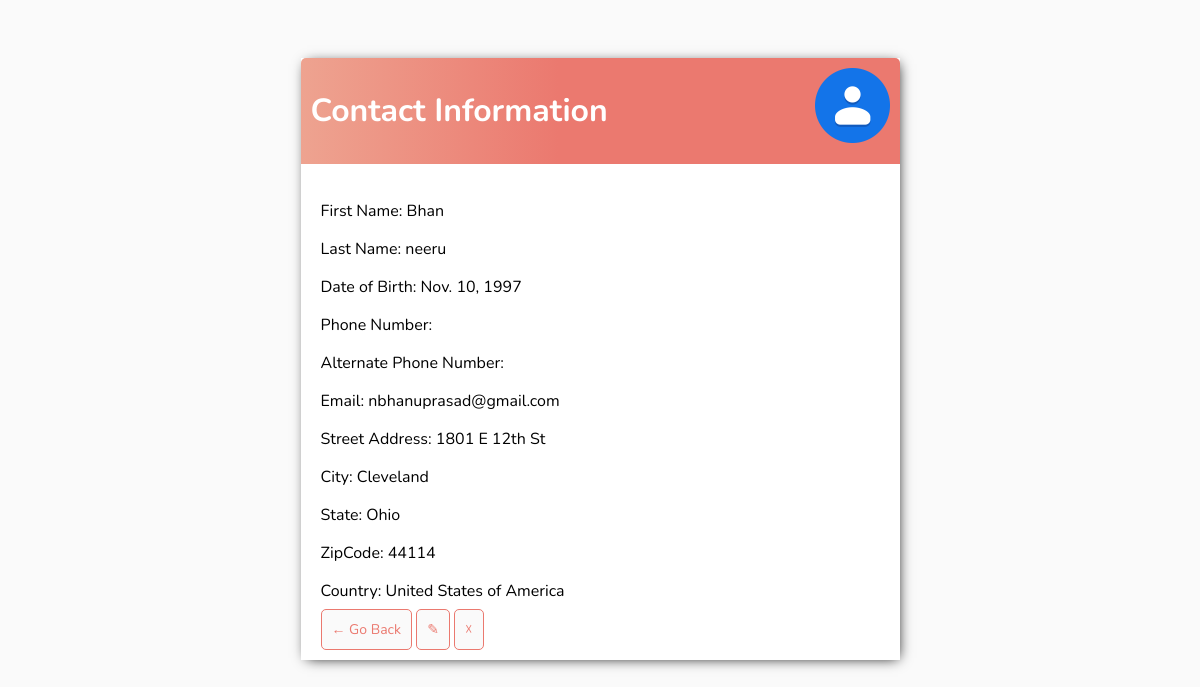
/contactinfo/13/ (signed in), run on the app's committed database.
### Contacts/models.py (models this page shows, shortened)
class ContactInfo(models.Model):
    user = models.ForeignKey(User, on_delete=models.CASCADE)
    cid = models.AutoField(primary_key=True)
    photo = models.ImageField(upload_to='', default="default.png")
    fname = models.CharField(max_length=50, null=True, blank=True, verbose_name="First Name")
    lname = models.CharField(max_length=50, null=True, blank=True, verbose_name="Last Name")
    DOB = models.DateField(null=True,blank=True, verbose_name="Date Of Birth")
    phnumber = PhoneNumberField(null = True, blank = True, verbose_name="Primary Phone Number")
    phnumberalt= PhoneNumberField(null = True, blank = True, verbose_name="Alternate Phone Number")
    email_address=models.EmailField(null=True,blank=True,verbose_name="Email ID")
    Staddress= models.TextField(null=True, blank=True, verbose_name="Street Address")
    city = models.CharField(max_length=20, null=True, verbose_name="City")
    state = models.CharField(max_length=20, null=True, verbose_name="State")
    zipcode = models.PositiveIntegerField(null=True,blank=True, verbose_name="Zipcode")
    country = models.CharField(max_length=20, choices= COUNTRIES, default='ZZ', verbose_name="Country",null=True, blank=True)

### Contacts/views.py (the view)
# urls.py: path('contactinfo/<int:pk>/', ContactDetail.as_view(),name='contactinfo'),
class ContactDetail(LoginRequiredMixin,DetailView):
    model= ContactInfo
    context_object_name= 'contactdetail'

### templates/Contacts/ContactInfo_detail.html (shortened to what this page needs)
{% extends 'Contacts/main.html' %}
{% block content%}
{% load static %}
<div class="header-bar">
  <h1>Contact Information</h1>
  {% if contactdetail.photo %}
  <img src='{{ contactdetail.photo.url }}' width="75" height="75" />
  {% else %}
  <p>No Image Data Available</p>{% endif %}
</div>
<div class="card-body">
<p>            First Name:  {{contactdetail.fname}}</p>
<p>             Last Name:  {{contactdetail.lname}}</p>
<p>         Date of Birth:  {{contactdetail.DOB}}</p>
<p>          Phone Number:  <a href="tel:{{contactdetail.phnumber.as_e164|default_if_none:"&nbsp;"}}"> {{contactdetail.phnumber.as_e164|default_if_none:"&nbsp;"}}</a></p>
<p>Alternate Phone Number:  <a href="tel:{{contactdetail.phnumberalt.as_e164|default_if_none:"&nbsp;"}}"> {{contactdetail.phnumberalt.as_e164|default_if_none:"&nbsp;"}}</a></p>
<p>                 Email:  {{contactdetail.email_address}}</p>
<p>        Street Address:  {{contactdetail.Staddress}}</p>
<p>                  City:  {{contactdetail.city}}</p>
<p>                 State:  {{contactdetail.state}}</p>
<p>               ZipCode:  {{contactdetail.zipcode}}</p>
<p>               Country:  {{contactdetail.get_country_display}}</p>
<a class='button' href="{% url 'contacts' %}"> &#8592; Go Back</a>
<a class='button' href="{% url 'contactupdate' contactdetail.cid %}">&#9998</a>
<a class='button' href="{% url 'contactdelete' contactdetail.cid %}">&#9747</a>
</div>
{% endblock content %}

### templates/Contacts/main.html (style rules this page uses)
body { background-color: #FAFAFA; font-family: 'Nunito', sans-serif; padding-top: 50px; }
h1, h2, h3, h4, h5, h6, { font-family: 'Raleway', sans-serif; }
a, p { color: #4b5156, }
.header-bar { display: flex; justify-content: space-between; color: #fff; padding: 10px; border-radius: 5px 5px 0 0; background: linear-gradient(90deg, #EEA390 0%, #EB796F 43%, #EB796F 100%); }
.button { border: 1px solid #EB796F; background-color: #FAFAFA; color: #EB796F; padding: 10px; font-size: 14px; border-radius: 5px; text-align: center; text-decoration: none; font-size: 14px; cursor: pointer; }
.card-body { padding: 20px; }

### data on the page
ContactInfo: photo (placeholder picture), fname "Bhan", lname "neeru", DOB "Nov. 10, 1997", email_address "nbhanuprasad@gmail.com", Staddress "1801 E 12th St", city "Cleveland", state "Ohio", zipcode "44114", country "United States of America"
